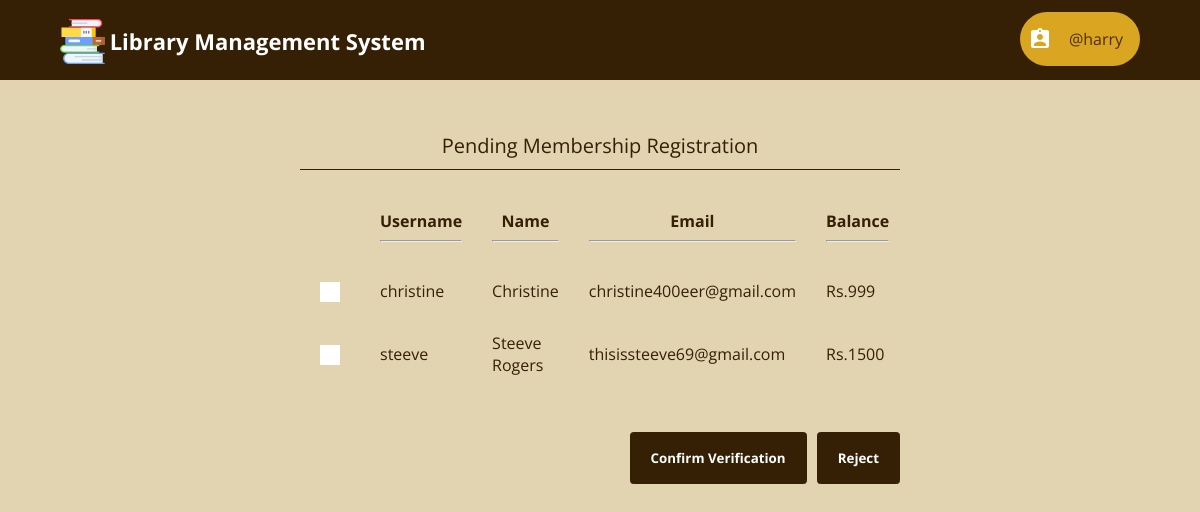
Screenshot of /librarian/pending_registrations.php (signed in) with the database file from the repository.
### tables this page shows
CREATE TABLE IF NOT EXISTS `pending_registrations` (
  `username` varchar(20) NOT NULL,
  `password` char(40) NOT NULL,
  `name` varchar(80) NOT NULL,
  `email` varchar(80) NOT NULL,
  `balance` int(4) NOT NULL,
  `time` timestamp NOT NULL DEFAULT CURRENT_TIMESTAMP
);

### librarian/pending_registrations.php (the view, shortened to what this page needs)
<?php
	require "../db_connect.php";
	require "header_librarian.php";
?>
<html>
	<head>
		<link rel="stylesheet" type="text/css" href="../css/global_styles.css">
		<link rel="stylesheet" type="text/css" href="../css/custom_checkbox_style.css">
		<link rel="stylesheet" type="text/css" href="css/pending_registrations_style.css">
	</head>
	<body>
		<?php
			$query = $con->prepare("SELECT username, name, email, balance FROM pending_registrations");
			$query->execute();
			$result = $query->get_result();
			$rows = mysqli_num_rows($result);
			if($rows == 0)
				echo "<h2 align='center'>None at the moment!</h2>";
			else
			{
				echo "<form class='cd-form' method='POST' action='#'>";
				echo "<center><legend>Pending Membership Registration</legend></center>";
				echo "<table width='100%' cellpadding=10 cellspacing=10>
						<tr>
							<th></th>
							<th>Username<hr></th>
							<th>Name<hr></th>
							<th>Email<hr></th>
							<th>Balance<hr></th>
						</tr>";
				for($i=0; $i<$rows; $i++)
				{
					$row = mysqli_fetch_array($result);
					echo "<tr>";
					echo "<td>
							<label class='control control--checkbox'>
								<input type='checkbox' name='cb_".$i."' value='".$row[0]."' />
								<div class='control__indicator'></div>
							</label>
						</td>";
					for($j=0; $j<3; $j++)
						echo "<td>".$row[$j]."</td>";
					echo "<td>Rs.".$row[$j]."</td>";
					echo "</tr>";
				}
				echo "</table><br /><br />";
				echo "<div style='float: right;'>";
				echo "<input type='submit' value='Confirm Verification' name='l_confirm' />&nbsp;&nbsp;&nbsp;";
				echo "<input type='submit' value='Reject' name='l_delete' />";
				echo "</div>";
				echo "</form>";
			}
		?>
	</body>
</html>

### librarian/css/header_librarian_style.css (style rules this page uses)
html * { -webkit-font-smoothing: antialiased; -moz-osx-font-smoothing: grayscale; }
*, *:after, *:before { -webkit-box-sizing: border-box; -moz-box-sizing: border-box; box-sizing: border-box; }
body { font-size: 100%; font-family: "Open Sans", sans-serif; background-color: rgb(226, 211, 177); margin: 0; }

### css/global_styles.css (style rules this page uses)
*, *::after, *::before { -webkit-box-sizing: border-box; -moz-box-sizing: border-box; box-sizing: border-box; }
html { font-size: 62.5%; }
body { font-size: 1.8rem; font-family: "Open Sans", sans-serif; color: #352005; background-color: rgb(226, 211, 177); }

### css/custom_checkbox_style.css (style rules this page uses)
.control { font-size: 18px; position: relative; display: block; margin-bottom: 15px; padding-left: 30px; cursor: pointer; }
.control__indicator { position: absolute; top: -2px; left: 0; width: 20px; height: 20px; background: #ffffff; }
.control__indicator:after { position: absolute; display: none; content: ""; }
.control--checkbox .control__indicator:after { top: 4px; left: 8px; width: 5px; height: 10px; transform: rotate(45deg); border: solid #fff; border-width: 0 2px 2px 0; }

### librarian/css/pending_registrations_style.css (style rules this page uses)
.cd-form { width: 90%; max-width: 600px; margin: 4em auto; font-size: 1.3rem; color: #352005; margin-bottom: 10px; display: block; }
.cd-form::after { clear: both; content: ""; display: table; }
.cd-form legend { padding-bottom: 10px; margin-bottom: 20px; font-size: 2rem; border-bottom: 1px solid #352005; }
.cd-form legend { display: block; width: 100%; -webkit-appearance: none; -moz-appearance: none; -ms-appearance: none; -o-appearance: none; appearance: none; }
.cd-form input[type="submit"] { background: #352005; border: 1px ridge #352005; border-radius: 0.25em; padding: 16px 20px; color: #ffffff; font-weight: bold; font-family: "Open Sans", sans-serif; cursor: pointer; -webkit-font-smoothing: antialiased; -moz-osx-font-smoothing: grayscale; -webkit-appearance: none; -moz-appearance: none; -ms-appearance: none; -o-appearance: none; appearance: none; }

### rows the page displays
pending_registrations: username "christine", name "Christine", email "christine400eer@gmail.com", balance "999"
pending_registrations: username "steeve", name "Steeve Rogers", email "thisissteeve69@gmail.com", balance "1500"

### other values shown
$_SESSION['username'] "harry"
